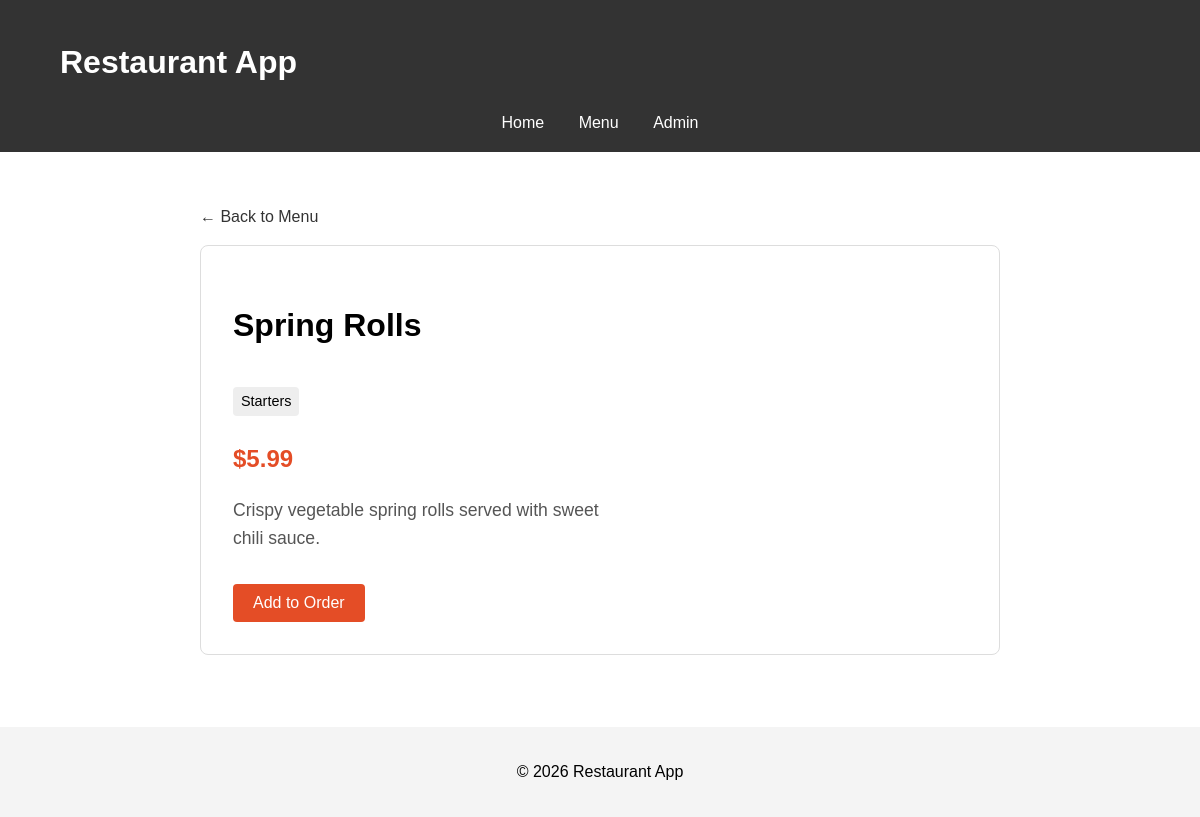
/1/, run on the app's committed database.
### menu/models.py (models this page shows, shortened)
class MenuItem(models.Model):
    category = models.ForeignKey(Category, related_name='items', on_delete=models.CASCADE)
    name = models.CharField(max_length=100)
    description = models.TextField(blank=True)
    price = models.DecimalField(max_digits=10, decimal_places=2)
    image = models.ImageField(upload_to='menu_images/', blank=True, null=True)
    is_available = models.BooleanField(default=True)
    created_at = models.DateTimeField(auto_now_add=True)
    updated_at = models.DateTimeField(auto_now=True)

class Category(models.Model):
    name = models.CharField(max_length=100)
    description = models.TextField(blank=True)
    class Meta:
        verbose_name_plural = "Categories"

### menu/views.py (the view)
# urls.py: path('<int:pk>/', views.menu_detail, name='menu_detail'),
def menu_detail(request, pk):
    item = get_object_or_404(MenuItem, pk=pk)
    return render(request, 'menu/menu_detail.html', {'item': item})

### menu/templates/menu/menu_detail.html (shortened to what this page needs)
{% extends 'base.html' %}
{% block content %}
<div class="item-detail-container">
    <a href="{% url 'menu_list' %}" class="back-link">&larr; Back to Menu</a>
    <div class="item-detail-card">
        <div class="item-info">
            <h1>{{ item.name }}</h1>
            <p class="category-tag">{{ item.category.name }}</p>
            <p class="price-large">${{ item.price }}</p>
            <p class="description-large">{{ item.description }}</p>
            {% if item.is_available %}
            <button class="order-button">Add to Order</button>
            {% else %}
            <p class="unavailable-notice">Currently Unavailable</p>
            {% endif %}
        </div>
    </div>
</div>
{% endblock %}

### static/css/style.css (style rules this page uses)
body { font-family: sans-serif; margin: 0; padding: 0; line-height: 1.6; }
.item-detail-container { max-width: 800px; margin: 2rem auto; }
.back-link { display: inline-block; margin-bottom: 1rem; color: #333; text-decoration: none; }
.item-detail-card { display: flex; flex-direction: column; border: 1px solid #ddd; border-radius: 8px; overflow: hidden; background: #fff; }
@media (min-width: 768px) { .item-detail-card { flex-direction: row; } }
@media (min-width: 768px) { .item-info { width: 50%; } }
.item-info { padding: 2rem; }
.category-tag { background: #eee; display: inline-block; padding: 0.2rem 0.5rem; border-radius: 4px; font-size: 0.9rem; margin-bottom: 1rem; }
.price-large { font-size: 1.5rem; font-weight: bold; color: #e44d26; margin: 0.5rem 0; }
.description-large { font-size: 1.1rem; color: #555; margin-bottom: 2rem; }
.order-button { background: #e44d26; color: white; border: none; padding: 10px 20px; border-radius: 4px; cursor: pointer; font-size: 1rem; }

### data on the page
MenuItem: name "Spring Rolls", category.name "Starters", price "5.99", description "Crispy vegetable spring rolls served with sweet chili sauce."
